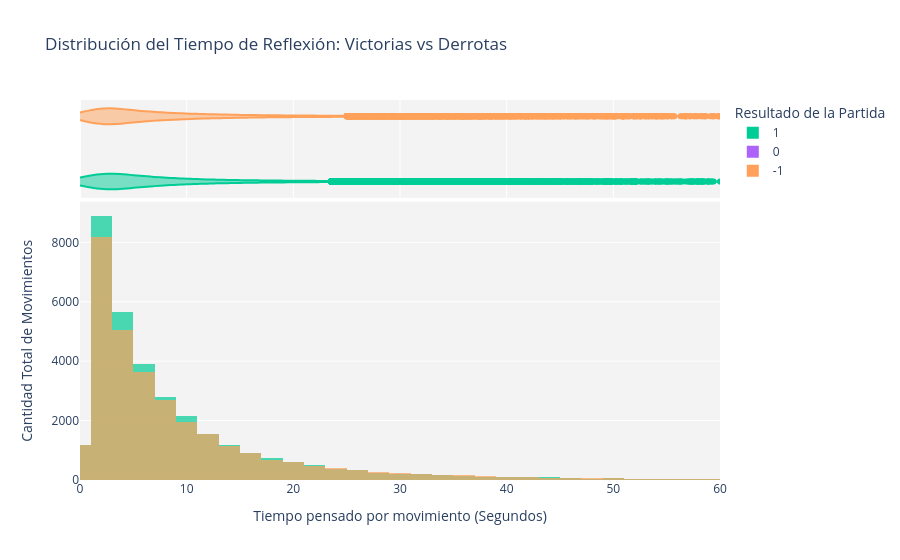

Notebook code cell kept with this figure:
### Code cell
import pandas as pd
import plotly.express as px



# Explotamos la lista: si una partida tuvo 40 movimientos, esta fila se convertirá en 40 filas
df_tiempos = df_partidas.explode('tiempos')

# Aseguramos que Plotly entienda que los tiempos son números y no texto
df_tiempos['tiempos'] = pd.to_numeric(df_tiempos['tiempos'])

# 2. CREACIÓN DEL HISTOGRAMA SUPERPUESTO
fig = px.histogram(
    df_tiempos, 
    x="tiempos", 
    color="resultado",
    barmode="overlay", # Clave para que el rojo y el verde se superpongan y podamos compararlos
    color_discrete_map={
        "Victoria": "#2ecc71", 
        "Derrota": "#e74c3c"
    },
    marginal="violin", # Añadimos el perfil de densidad en la parte superior
    nbins=120,         # Ajusta este número para hacer las barras más finas o más gruesas
    opacity=0.7,
    title="Distribución del Tiempo de Reflexión: Victorias vs Derrotas",
    labels={
        "tiempos": "Tiempo pensado por movimiento (Segundos)",
        "resultado_texto": "Resultado"
    }
)

# 3. AJUSTES VISUALES (Recortar la cola)
# Es vital limitar el eje X. Seguramente tengas alguna jugada en la que pensaste 4 minutos (240 seg),
# pero si mostramos todo, la zona de 0 a 10 segundos se verá como una aguja ilegible.
fig.update_layout(
    xaxis_range=[0, 60], # Mostramos solo los movimientos de 0 a 60 segundos
    yaxis_title="Cantidad Total de Movimientos",
    plot_bgcolor="rgba(240, 240, 240, 0.8)",
    legend_title_text="Resultado de la Partida"
)

fig.show()

### Figure 1 — Plotly figure (JSON) as saved in the notebook; plotly's stock layout.template omitted (floating-point values rounded to 4 significant figures; data arrays with more than 128 entries replaced by an {"elided": "..."} marker saying what was removed)
{"data": [{"bingroup": "x", "hovertemplate": "resultado=1<br>Tiempo pensado por movimiento (Segundos)=%{x}<br>count=%{y}<extra></extra>", "legendgroup": "1", "marker": {"color": "#00cc96", "opacity": 0.7, "pattern": {"shape": ""}}, "name": "1", "nbinsx": 120, "orientation": "v", "showlegend": true, "type": "histogram", "x": {"elided": "32555 float values"}, "xaxis": "x", "yaxis": "y"}, {"hovertemplate": "resultado=1<br>Tiempo pensado por movimiento (Segundos)=%{x}<extra></extra>", "legendgroup": "1", "marker": {"color": "#00cc96"}, "name": "1", "scalegroup": "x", "showlegend": false, "type": "violin", "x": {"elided": "32555 float values"}, "xaxis": "x2", "yaxis": "y2"}, {"bingroup": "x", "hovertemplate": "resultado=0<br>Tiempo pensado por movimiento (Segundos)=%{x}<br>count=%{y}<extra></extra>", "legendgroup": "0", "marker": {"color": "#ab63fa", "opacity": 0.7, "pattern": {"shape": ""}}, "name": "0", "nbinsx": 120, "orientation": "v", "showlegend": true, "type": "histogram", "x": [NaN, NaN, NaN, NaN, NaN, NaN, NaN, NaN, NaN, NaN, NaN, NaN, NaN, NaN, NaN, NaN, NaN, NaN, NaN, NaN, NaN, NaN, NaN, NaN, NaN, NaN, NaN, NaN, NaN, NaN, NaN, NaN, NaN, NaN, NaN, NaN, NaN, NaN, NaN, NaN, NaN, NaN, NaN, NaN, NaN, NaN, NaN, NaN, NaN, NaN, NaN, NaN, NaN, NaN, NaN, NaN, NaN, NaN, NaN, NaN, NaN, NaN, NaN, NaN, NaN, NaN, NaN, NaN, NaN, NaN], "xaxis": "x", "yaxis": "y"}, {"hovertemplate": "resultado=0<br>Tiempo pensado por movimiento (Segundos)=%{x}<extra></extra>", "legendgroup": "0", "marker": {"color": "#ab63fa"}, "name": "0", "scalegroup": "x", "showlegend": false, "type": "violin", "x": [NaN, NaN, NaN, NaN, NaN, NaN, NaN, NaN, NaN, NaN, NaN, NaN, NaN, NaN, NaN, NaN, NaN, NaN, NaN, NaN, NaN, NaN, NaN, NaN, NaN, NaN, NaN, NaN, NaN, NaN, NaN, NaN, NaN, NaN, NaN, NaN, NaN, NaN, NaN, NaN, NaN, NaN, NaN, NaN, NaN, NaN, NaN, NaN, NaN, NaN, NaN, NaN, NaN, NaN, NaN, NaN, NaN, NaN, NaN, NaN, NaN, NaN, NaN, NaN, NaN, NaN, NaN, NaN, NaN, NaN], "xaxis": "x2", "yaxis": "y2"}, {"bingroup": "x", "hovertemplate": "resultado=-1<br>Tiempo pensado por movimiento (Segundos)=%{x}<br>count=%{y}<extra></extra>", "legendgroup": "-1", "marker": {"color": "#FFA15A", "opacity": 0.7, "pattern": {"shape": ""}}, "name": "-1", "nbinsx": 120, "orientation": "v", "showlegend": true, "type": "histogram", "x": {"elided": "30639 float values"}, "xaxis": "x", "yaxis": "y"}, {"hovertemplate": "resultado=-1<br>Tiempo pensado por movimiento (Segundos)=%{x}<extra></extra>", "legendgroup": "-1", "marker": {"color": "#FFA15A"}, "name": "-1", "scalegroup": "x", "showlegend": false, "type": "violin", "x": {"elided": "30639 float values"}, "xaxis": "x2", "yaxis": "y2"}], "layout": {"barmode": "overlay", "legend": {"title": {"text": "Resultado de la Partida"}, "tracegroupgap": 0}, "plot_bgcolor": "rgba(240, 240, 240, 0.8)", "title": {"text": "Distribución del Tiempo de Reflexión: Victorias vs Derrotas"}, "xaxis": {"anchor": "y", "domain": [0, 1], "range": [0, 60], "title": {"text": "Tiempo pensado por movimiento (Segundos)"}}, "xaxis2": {"anchor": "y2", "domain": [0, 1], "matches": "x", "showgrid": true, "showticklabels": false}, "yaxis": {"anchor": "x", "domain": [0, 0.7326], "title": {"text": "Cantidad Total de Movimientos"}}, "yaxis2": {"anchor": "x2", "domain": [0.7426, 1], "matches": "y2", "showgrid": false, "showline": false, "showticklabels": false, "ticks": ""}}}
